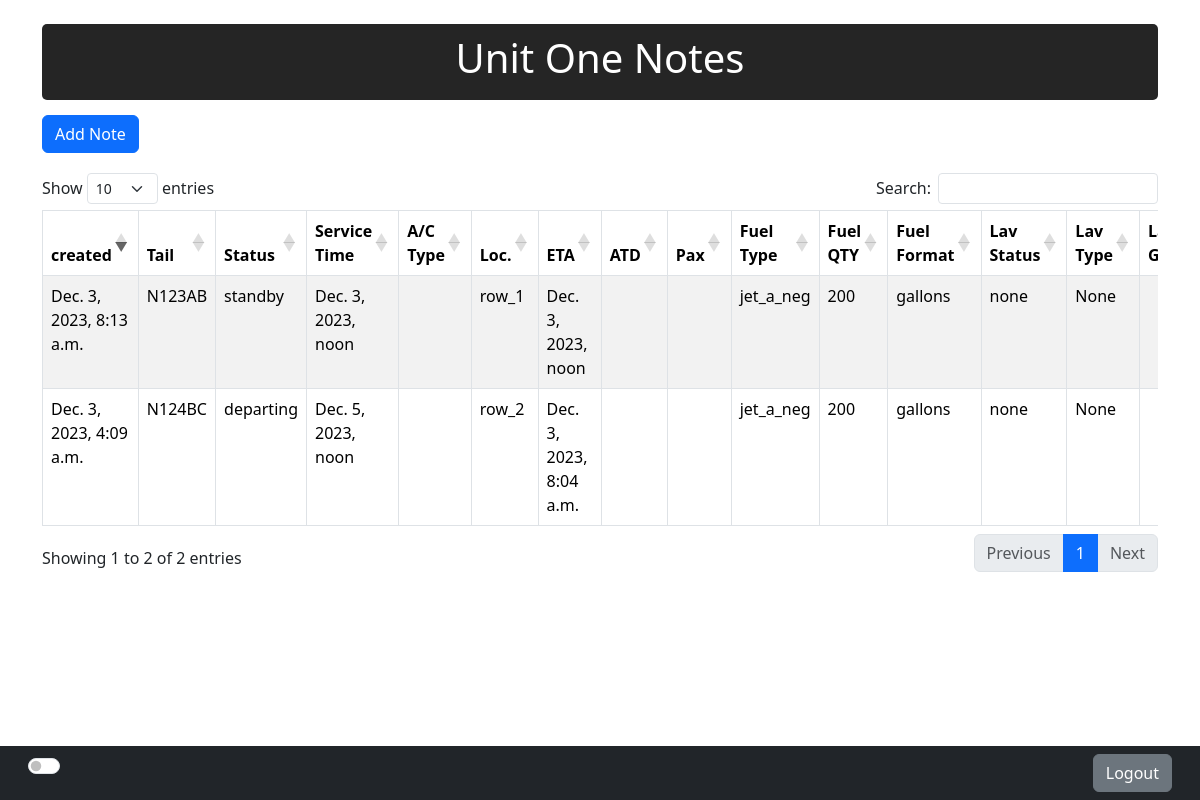
The app's page /unit_one_notes/ with its own data.
### fuel_notes/models.py (models this page shows)
class AircraftNote(models.Model):
    STATUS_CHOICES = [
        ('incoming', 'Incoming'),
        ('departing', 'Departing'),
        ('quickturn', 'Quickturn'),
        ('off_ramp', 'Off-Ramp'),
        ('standby', 'Standby'),
        ('maintenance', 'Maintenance'),
        ('overnight', 'Overnight'),
    ]
    LOCATION_CHOICES = [
        ('hanger_1', 'H1'),
        ('hanger_2', 'H2'),
        ('hanger_3', 'H3'),
        ('hanger_4', 'H4'),
        ('row_1', 'R1'),
        ('row_2', 'R2'),
        ('row_3', 'R3'),
        ('row_4', 'R4'),
        ('row_5', 'R5'),
        ('row_6', 'R6'),
        ('tie_down', 'T-D'),
        ('gama', 'Gama'),
        ('off_ramp', 'O-R'),
        ('customs', 'Cstm'),
        ('netjets', 'NJ'),
    ]
    FUEL_FORMAT_CHOICES = [
        ('lbs', 'lbs'),
        ('kgs', 'kgs'),
        ('gallons', 'gallons'),
    ]
    FUEL_TYPE_CHOICES = [
        ('jet_a_neg', 'Jet-'),
        ('jet_a_pos', 'Jet+'),
        ('avgas', 'Avgas'),
    ]
    LAV_STATUS_CHOICES = [
        ('none', 'None'),
        ('fwr', 'Fwr'),
        ('aft', 'Aft'),
        ('fwr_aft', 'Fwr & Aft'),
        ('completed', 'Completed'),
    ]
    LAV_TYPE_CHOICES = [
        ('full', 'Full'),
        ('dump', 'Dump'),
        ('rinse', 'Rinse'),
    ]
    WATER_SERVICE_STATUS_CHOICES = [
        ('none', 'None'),
        ('active', 'Active'),
        ('completed', 'Completed'),
    ]
    GPU_STATUS_CHOICES = [
        ('none', 'None'),
        ('stage', 'Stage'),
        ('active', 'Active'),
        ('completed', 'Completed'),
    ]
    Oil_STATUS_CHOICES = [
        ('none', 'None'),
        ('active', 'Active'),
        ('completed', 'Completed'),
    ]
    CUSTOMER_TYPE_CHOICES = [
        ('none', 'None'),
        ('based_tenant', 'Based Tenant'),
        ('signature_silver', 'Signature Status Silver'),
        ('signature_gold', 'Signature Status Gold'),
        ('signature_platinum', 'Signature Status Platinum'),
    ]
    CATERING_STATUS_CHOICES = [
        ('none', 'None'),
        ('active', 'Active'),
        ('completed', 'Completed'),
    ]
    OIL_STATUS_CHOICES = [
        ('none', 'None'),
        ('active', 'Active'),
        ('completed', 'Completed'),
    ]
    VACUUM_STATUS_CHOICES = [
        ('none', 'None'),
        ('active', 'Active'),
        ('completed', 'Completed'),
    ]
    LADDER_STATUS_CHOICES = [
        ('none', 'None'),
        ('active', 'Active'),
        ('completed', 'Completed'),
    ]
    tail_number = models.CharField(max_length=10)
    status = models.CharField(max_length=20, choices=STATUS_CHOICES)
    service_time = models.DateTimeField()
    location = models.CharField(max_length=30, choices=LOCATION_CHOICES)
    aircraft_model = models.CharField(max_length=50)
    eta = models.DateTimeField(verbose_name='Estimated Time of Arrival', null=True, blank=True)
    etd = models.DateTimeField(verbose_name='Estimated Time of Departure', null=True, blank=True)
    passenger_count = models.IntegerField(null=True, blank=True)
    fuel_qty = models.IntegerField(verbose_name='Fuel Quantity', null=True, blank=True)
    fuel_format = models.CharField(max_length=10, choices=FUEL_FORMAT_CHOICES, null=True, blank=True)
    fuel_type = models.CharField(max_length=10, choices=FUEL_TYPE_CHOICES, null=True, blank=True)
    lav_status = models.CharField(max_length=10, choices=LAV_STATUS_CHOICES, null=True, blank=True)
    lav_type = models.CharField(max_length=10, choices=LAV_TYPE_CHOICES, null=True, blank=True)
    lav_gallons = models.IntegerField(null=True, blank=True)
    water_service_status = models.CharField(max_length=10, choices=WATER_SERVICE_STATUS_CHOICES, null=True, blank=True)
    gpu_status = models.CharField(max_length=10, choices=GPU_STATUS_CHOICES, null=True, blank=True)
    catering_status = models.CharField(max_length=10, choices=CATERING_STATUS_CHOICES, null=True, blank=True)
    catering_number = models.CharField(max_length=50, null=True, blank=True)
    pic = models.CharField(max_length=50, null=True, blank=True)  # PIC stands for Paper, Ice, Coffee
    customer_type = models.CharField(max_length=30, choices=CUSTOMER_TYPE_CHOICES, null=True, blank=True)
    oil_status = models.CharField(max_length=10, choices=OIL_STATUS_CHOICES, null=True, blank=True)
    oil_type = models.CharField(max_length=50, null=True, blank=True)
    oil_qty = models.IntegerField(null=True, blank=True)
    ladder_status = models.CharField(max_length=10, choices=LADDER_STATUS_CHOICES, null=True, blank=True)
    vacuum_status = models.CharField(max_length=10, choices=VACUUM_STATUS_CHOICES, null=True, blank=True)
    notes = models.TextField(null=True, blank=True)
    created_at = models.DateTimeField(default=timezone.now)

### fuel_notes/views.py (the view)
# urls.py: path('unit_one_notes/', views.unit_one_notes, name='unit_one_notes'),
def unit_one_notes(request):
    notes = AircraftNote.objects.all().order_by('-created_at')
    return render(request, 'unit_one_ui.html', {'notes': notes})

### templates/unit_one_ui.html (shortened to what this page needs)
{% extends 'base.html' %}
{% block content %}
<div class="unit-one-ui">
    <div class="banner">
        <h1>Unit One Notes</h1>
    </div>
    <div class="controls">
        <button type="button" class="btn btn-primary" data-bs-toggle="modal" data-bs-target="#addNoteModal">Add Note</button>
    </div>
    <div class="table-responsive">
        {% include 'u1_notes_table.html' with notes=notes %}
    </div>
</div>
{% endblock %}

### templates/base.html (shortened to what this page needs)
<!DOCTYPE html>
<html lang="en">
<head>
    <link href="https://cdn.jsdelivr.net/npm/bootstrap@5.3.2/dist/css/bootstrap.min.css" rel="stylesheet"
>
    <link rel="stylesheet" type="text/css" href="https://cdn.datatables.net/1.13.8/css/dataTables.bootstrap5.min.css">
</head>
<body>
    <div class="container mt-4">
        {% block content %}{% endblock %}
    </div>
    <nav class="navbar navbar-expand-lg navbar-dark bg-dark fixed-bottom-navbar">
        <div class="container-fluid">
            <div class="d-flex justify-content-between w-100">
                <div class="form-check form-switch">
                    <input class="form-check-input" type="checkbox" id="darkModeToggle" onchange="toggleDarkMode()">
                </div>
                <a href="{% url 'logout' %}" class="btn btn-custom-dark">Logout</a>
            </div>
        </div>
    </nav>
</body>
</html>

### templates/u1_notes_table.html (shortened to what this page needs)
<table id="notesTable" class="table table-striped table-bordered table-hover">
    <thead>
        <tr>
            <th>created</th>
            <th>Tail</th>
            <th>Status</th>
            <th>Service Time</th>
            <th>A/C Type</th>
            <th>Loc.</th>
            <th>ETA</th>
            <th>ATD</th>
            <th>Pax</th>
            <th>Fuel Type</th>
            <th>Fuel QTY</th>
            <th>Fuel Format</th>
            <th>Lav Status</th>
            <th>Lav Type</th>
            <th>Lav Gal.</th>
        </tr>
    </thead>
    <tbody>
        {% for note in notes %}
        <tr>
            <td>{{ note.created_at}}</td>
            <td>{{ note.tail_number }}</td>
            <td>{{ note.status }}</td>
            <td>{{ note.service_time }}</td>
            <td>{{ note.aircraft_type }}</td>
            <td>{{ note.location }}</td>
            <td>{{ note.eta }}</td>
            <td>{{ note.atd }}</td>
            <td>{{ note.passenger }}</td>
            <td>{{ note.fuel_type }}</td>
            <td>{{ note.fuel_qty }}</td>
            <td>{{ note.fuel_format }}</td>
            <td>{{ note.lav_status }}</td>
            <td>{{ note.lav_type }}</td>
            <td>{{ note.lav_gal }}</td>
        </tr>
        {% endfor %}
    </tbody>
</table>

### templates/base.html (style rules this page uses)
body { min-height: 100vh; display: flex; flex-direction: column; }
.container { flex: 1; }
.btn-custom-dark { border-color: #6c757d; color: white; background-color: #6c757d; }
.fixed-bottom-navbar { padding: 0.5rem 1rem; }
.form-check-input { cursor: pointer; }
.form-switch { margin-bottom: 0; }
.unit-one-ui .banner { background-color: #252525; color: white; padding: 10px; border-radius: 5px; text-align: center; margin-bottom: 15px; }
.unit-one-ui .controls { display: flex; align-items: center; gap: 10px; margin-bottom: 20px; }
.unit-one-ui .table-responsive { overflow-x: auto; }

### records on screen
AircraftNote: created_at "Dec. 3, 2023, 8:13 a.m.", tail_number "N123AB", status "standby", service_time "Dec. 3, 2023, noon", location "row_1", eta "Dec. 3, 2023, noon", fuel_type "jet_a_neg", fuel_qty "200", fuel_format "gallons", lav_status "none", lav_type "None"
AircraftNote: created_at "Dec. 3, 2023, 4:09 a.m.", tail_number "N124BC", status "departing", service_time "Dec. 5, 2023, noon", location "row_2", eta "Dec. 3, 2023, 8:04 a.m.", fuel_type "jet_a_neg", fuel_qty "200", fuel_format "gallons", lav_status "none", lav_type "None"
